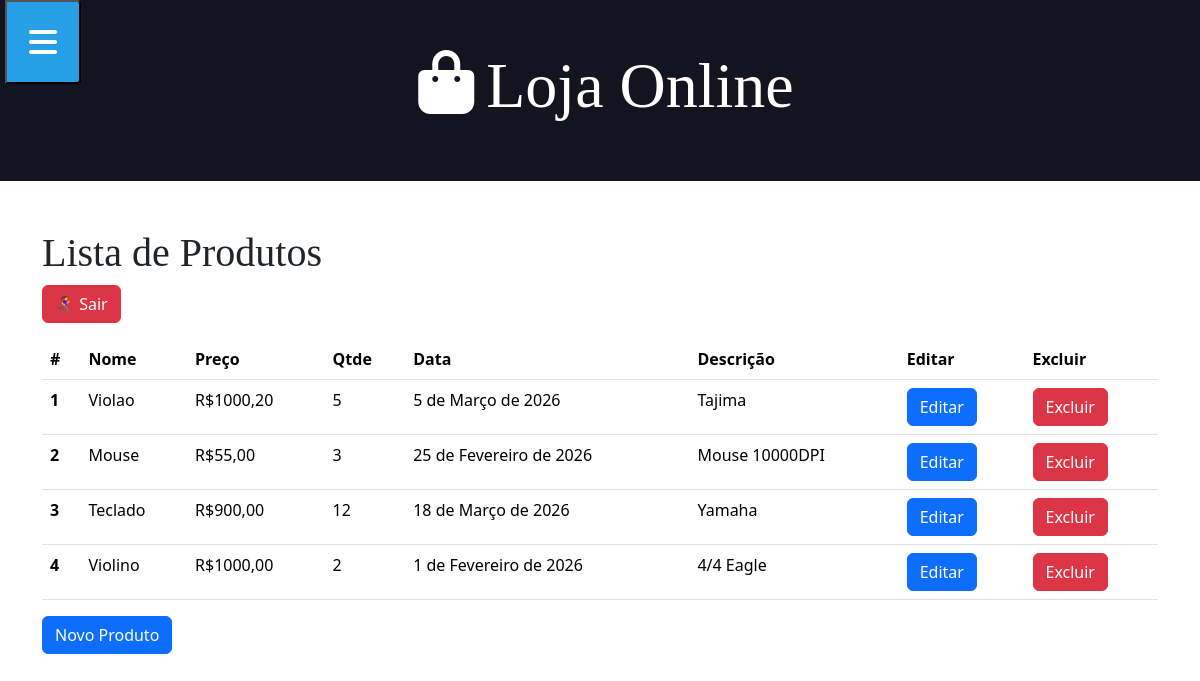
The page /produto (signed in) on the database as committed earlier.
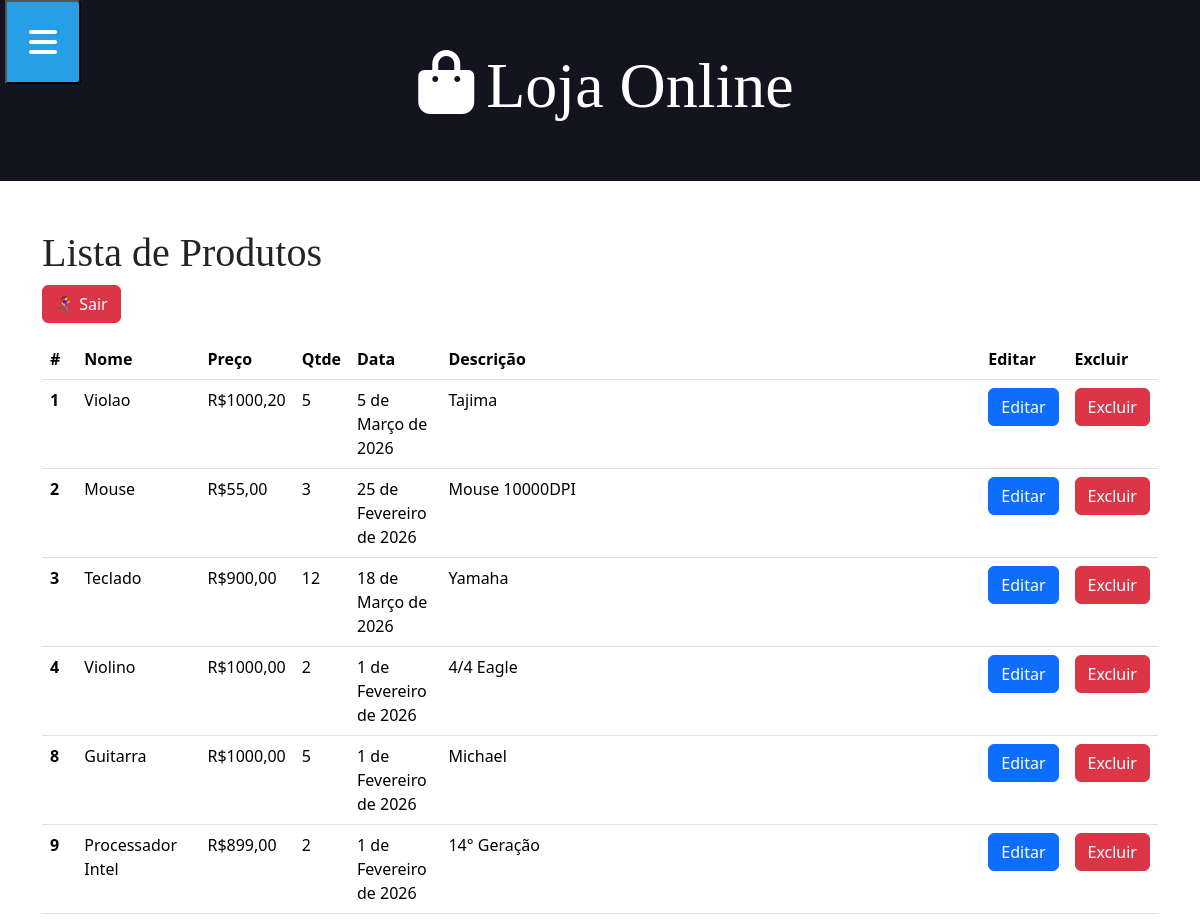
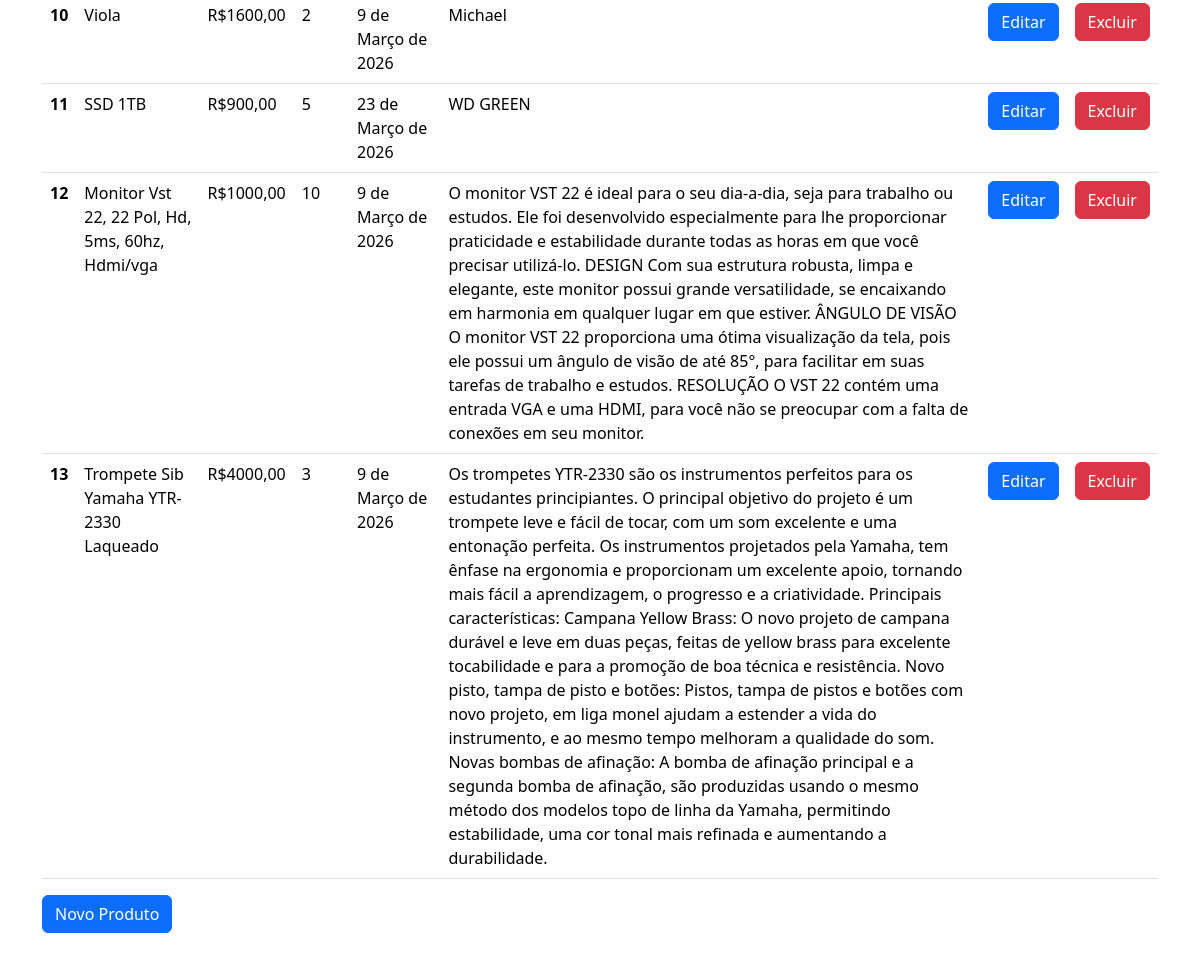
The same page on the database as committed later (2 pictures, top to bottom).
### aplicacao/models.py (models this page shows, shortened)
class Produto(models.Model):
    nome = models.CharField(max_length=100, null=True, blank=True)
    preco = models.DecimalField(decimal_places=2, max_digits=10, null=True, blank=True)
    qtde = models.IntegerField(null=True, blank=True)
    descricao = models.TextField(null=True, blank=True)
    data = models.DateField(null=True, blank=True)
    imagem = models.ImageField(upload_to='produtos/', null=True, blank=True)
    itemVenda = models.ManyToManyField(Venda)

### aplicacao/views.py (the view)
# urls.py: path('produto', produto, name="urlproduto"),
@login_required(login_url="urlentrar")
def produto(request):
    produtos = Produto.objects.all()
    context = {'produtos': produtos}
    return render(request, "produto.html", context)

### aplicacao/templates/produto.html (shortened to what this page needs)
{% extends 'global/base.html' %}
{% block content %}
  <div class="container">
    <h1>Lista de Produtos</h1>
    <div class="mb-3">
      <a href="{% url 'urlsair' %}" class="btn btn-danger">🏃‍♀️‍➡️ Sair</a>
    </div>
    <table class="table table-hover">
      <thead>
        <tr>
          <th scope="col">#</th>
          <th scope="col">Nome</th>
          <th scope="col">Preço</th>
          <th scope="col">Qtde</th>
          <th scope="col">Data</th>
          <th scope="col">Descrição</th>
          <th scope="col">Editar</th>
          <th scope="col">Excluir</th>
        </tr>
      </thead>
      {% for p in produtos %}
        <tbody>
          <tr>
            <th scope="row">{{ p.id }}</th>
            <td>{{ p.nome }}</td>
            <td>R${{ p.preco }}</td>
            <td>{{ p.qtde }}</td>
            <td>{{ p.data }}</td>
            <td>{{ p.descricao }}</td>
            <td>
              <form action="{% url 'urleditarProduto' p.id %}" method="GET">
                <input type="submit" value="Editar" class="btn btn-primary" />
              </form>
            </td>
            <td>
              <form action="{% url 'urlexcluirProduto' p.id %}" method="POST">
                <input type="submit" value="Excluir" class="btn btn-danger" />
              </form>
            </td>
          </tr>
        </tbody>
      {% endfor %}
    </table>
    <form action="{% url 'urlcadastrarProduto' %}" method="POST">
      <input type="submit" value="Novo Produto" class="btn btn-primary" />
    </form>
  </div>
{% endblock %}

Rows that differ between the two databases and show on the page:
added Produto: id "8", nome "Guitarra", preco "1000,00", qtde "5", data "1 de Fevereiro de 2026", descricao "Michael"
added Produto: id "9", nome "Processador Intel", preco "899,00", qtde "2", data "1 de Fevereiro de 2026", descricao "14° Geração"
added Produto: id "10", nome "Viola", preco "1600,00", qtde "2", data "9 de Março de 2026", descricao "Michael"
added Produto: id "11", nome "SSD 1TB", preco "900,00", qtde "5", data "23 de Março de 2026", descricao "WD GREEN"
added Produto: id "12", nome "Monitor Vst 22, 22 Pol, Hd, 5ms, 60hz, Hdmi/vga", preco "1000,00", qtde "10", data "9 de Março de 2026", descricao "O monitor VST 22 é ideal para o seu dia-a-dia, seja para trabalho ou estudos. Ele foi desenvolvido especialmente para lhe proporcionar praticidade e estabilidade durante todas as horas em que você precisar utilizá-lo. DESIGN Com sua estrutura robusta, limpa e elegante, este monitor possui grande versatilidade, se encaixando em harmonia em qualquer lugar em que estiver. ÂNGULO DE VISÃO O monitor VST 22 proporciona uma ótima visualização da tela, pois ele possui um ângulo de visão de até 85°, para facilitar em suas tarefas de trabalho e estudos. RESOLUÇÃO O VST 22 contém uma entrada VGA e uma HDMI, para você não se preocupar com a falta de conexões em seu monitor."
added Produto: id "13", nome "Trompete Sib Yamaha YTR-2330 Laqueado", preco "4000,00", qtde "3", data "9 de Março de 2026", descricao "Os trompetes YTR-2330 são os instrumentos perfeitos para os estudantes principiantes. O principal objetivo do projeto é um trompete leve e fácil de tocar, com um som excelente e uma entonação perfeita. Os instrumentos projetados pela Yamaha, tem ênfase na ergonomia e proporcionam um excelente apoio, tornando mais fácil a aprendizagem, o progresso e a criatividade. Principais características: Campana Yellow Brass: O novo projeto de campana durável e leve em duas peças, feitas de yellow brass para excelente tocabilidade e para a promoção de boa técnica e resistência. Novo pisto, tampa de pisto e botões: Pistos, tampa de pistos e botões com novo projeto, em liga monel ajudam a estender a vida…"
